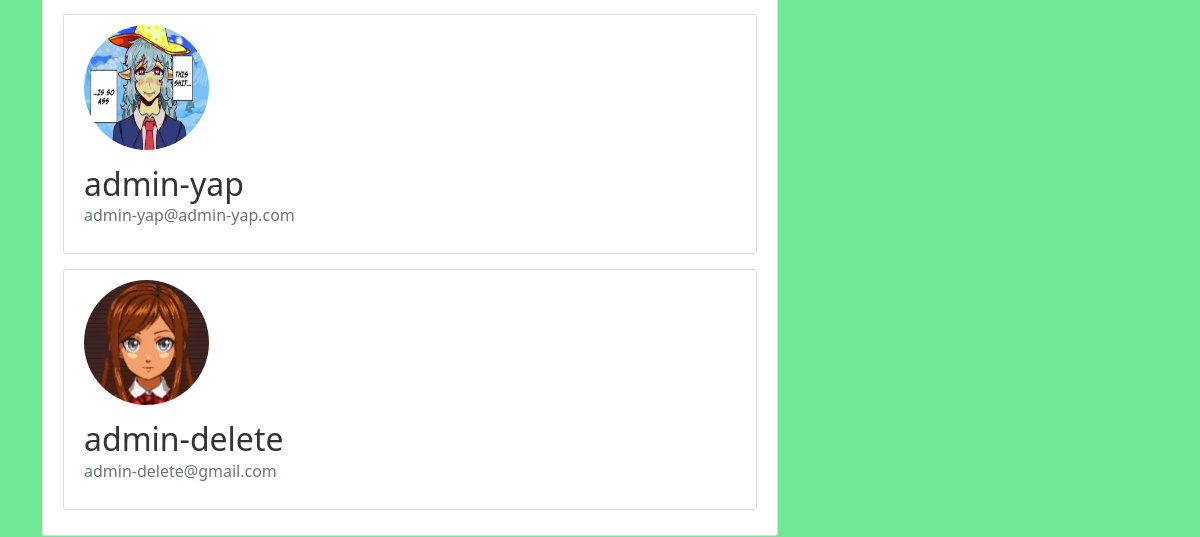
/all-users/ (lower part), run on an earlier commit of the app's database.
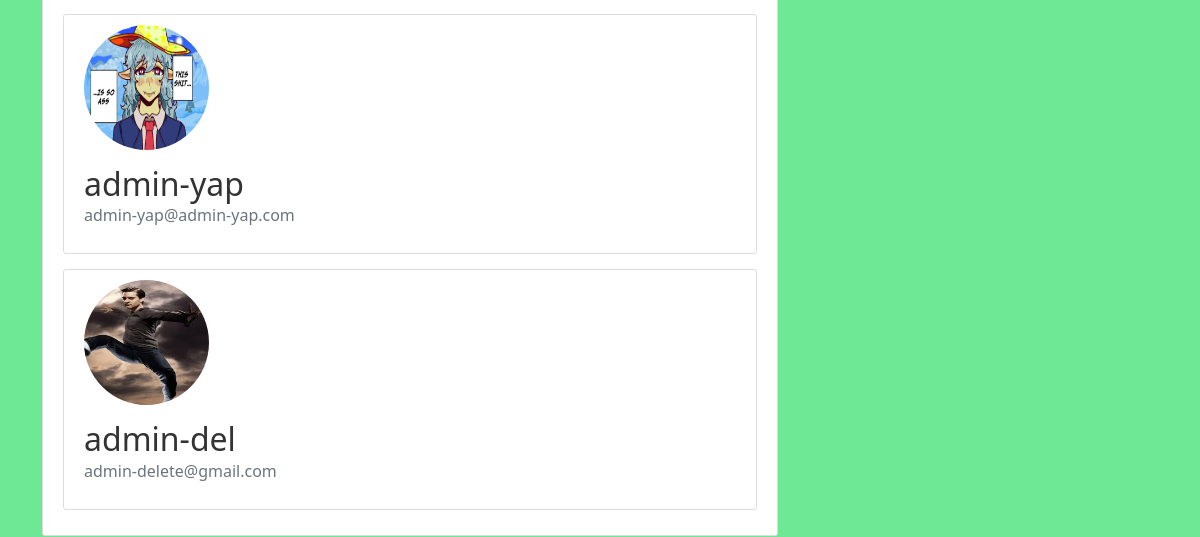
And on a later commit of the database.
### bungee_gum/models.py (models this page shows, shortened)
class User(db.Model, UserMixin):
    id = db.Column(db.Integer, primary_key=True)
    username = db.Column(db.String(20), unique=True, nullable=False)
    email = db.Column(db.String(120), unique=True, nullable=False)
    image_file = db.Column(db.String(20), nullable=False, default="default.jpg")
    password = db.Column(db.String(60), nullable=False)
    posts = db.relationship("Post", backref="author", lazy="subquery")

### bungee_gum/users/routes.py (the view)
@users.route("/all-users/")
def all_users():
    all_users = User.query.all()
    return render_template("all-users.html", title="All Users", all_users=all_users)

### bungee_gum/templates/all-users.html
{% extends "base.html" %}
{% block body %}
<div class="content-section">
    {% for user in all_users %}
        <div class="content-section">
            <img class="rounded-circle account-img img_hovered" src="{{ url_for('static', filename='profile-pics/' + user.image_file)}}">
            <div class="media-body">
                <a href="{{ url_for('users.specific_user', id=user.id) }}" class="h2 text-decoration-none account-heading">{{ user.username }}</a>
                <p class="text-secondary">{{ user.email }}</p>
            </div>
        </div>
    {% endfor %}
</div>
{% endblock body %}

What changed in the data, as far as the page shows it:
changed User "admin-delete@gmail.com": image_file: picture added in place of a placeholder; username "admin-delete" → "admin-del"
